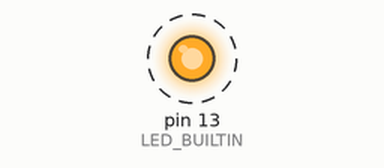
Simulated run of this sketch. Board: Arduino Uno, built with avr-gcc and run on an emulated ATmega328P. On the bench: output pins drawn as LEDs (lit = HIGH). Dashed ring = blinking. What the sketch prints to the serial monitor is not drawn.

Above: at 0.05 s.
Timing chart, 0 to 3.0 s (numbered marks = the images above):
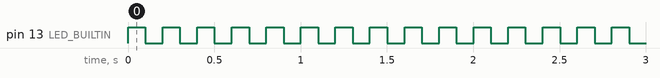

Measured:
- by itself, pin 13 (LED_BUILTIN): alternates HIGH for 0.10 s and LOW for 0.10 s

The sketch:

blink_new.ino
```cpp
void setup() {
  pinMode(LED_BUILTIN, OUTPUT);
  Serial.begin(115200);
  Serial.println("HT5023 Blink: LED on PIN_LED1, one second per state");
}

void loop() {
  digitalWrite(LED_BUILTIN, HIGH);
  Serial.println("LED on");
  delay(100);

  digitalWrite(LED_BUILTIN, LOW);
  Serial.println("LED off");
  delay(100);
}
```
